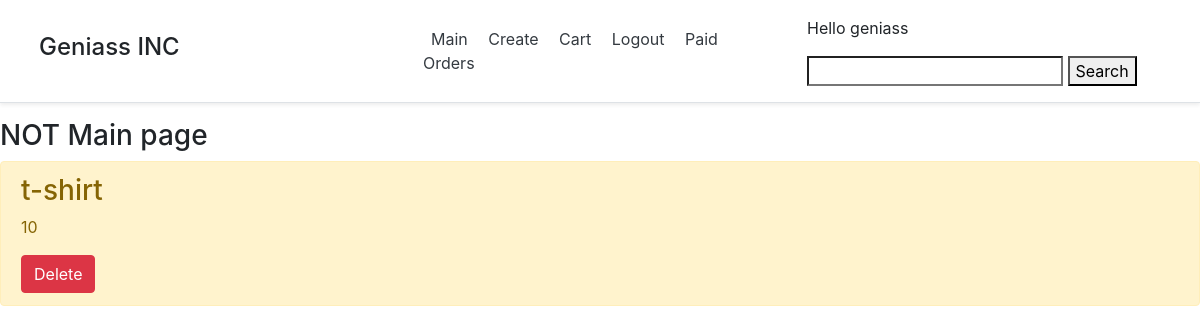
The app's page /task/7/ (signed in) with its own data.
### user/models.py (models this page shows)
class NewUser(AbstractUser):
    username = models.CharField('username', max_length=50, unique=True)
    email = models.EmailField('email', max_length=254, unique=True)
    password = models.CharField('password', max_length=50)
    catalog = models.ManyToManyField(Product, blank=True)
    USERNAME_FIELD = 'username'
    REQUIRED_FIELDS = []

### main/models.py (models this page shows)
class Product(models.Model):
    title = models.CharField('Name', max_length = 50)
    price = models.IntegerField('Price')
    task = models.TextField('About')

### main/views.py (the view)
# urls.py: path('task/<int:id>/', views.task_id, name='task_id'),
@login_required(login_url='user.views.login')
def task_id(request, id):
    task = Product.objects.get(id=id)
    return render(request, 'main/task.html', {'task': task})

### main/templates/main/task.html (shortened to what this page needs)
{% extends 'main/base.html' %}
{% block main %}
<h3>NOT Main page</h3>
    <div class="alert alert-warning mt-2">
        <h3>{{task.title}}</h3>
        <p>{{task.task}}</p>
        <a href="/delete/{{task.id}}/" class = "btn btn-danger">Delete</a>
    </div>
{% endblock %}

### main/templates/main/base.html (shortened to what this page needs)
<!doctype html>
<html lang="en">
<head>
    <link rel="stylesheet" href="https://stackpath.bootstrapcdn.com/bootstrap/4.5.2/css/bootstrap.min.css">
</head>
<body>
<header class="d-flex flex-column flex-md-row align-items-center p-3 px-md-4 mb-3 bg-white border-bottom shadow-sm">
  <h4 class="container" style="">Geniass INC</h4>
  <nav class="container">
    <a class="p-2 text-dark" href="{% url 'main:main' %}" >Main</a>
    <a class="p-2 text-dark" href="{% url 'main:create' %}">Create</a>
      <a class="p-2 text-dark" href="{% url 'cart:check_cart' %}">Cart</a>
      <a class="p-2 text-dark" href="{% url 'user:logout' %}">Logout</a>
      <a class="p-2 text-dark" href="{% url 'cart:paid_orders' %}">Paid Orders</a>
  </nav>
    <form class="container" method="GET">
        <p>Hello {{request.user}}</p>
        <input class="add_your_class" type="search" name="search" value="{{ search }}">
        <button class="add_your_class" type="submit"> Search </button>
        </form>
</header>
    {% block main %}{% endblock%}
</body>
</html>

### records on screen
NewUser: user "geniass"
Product: title "t-shirt", task "10"
